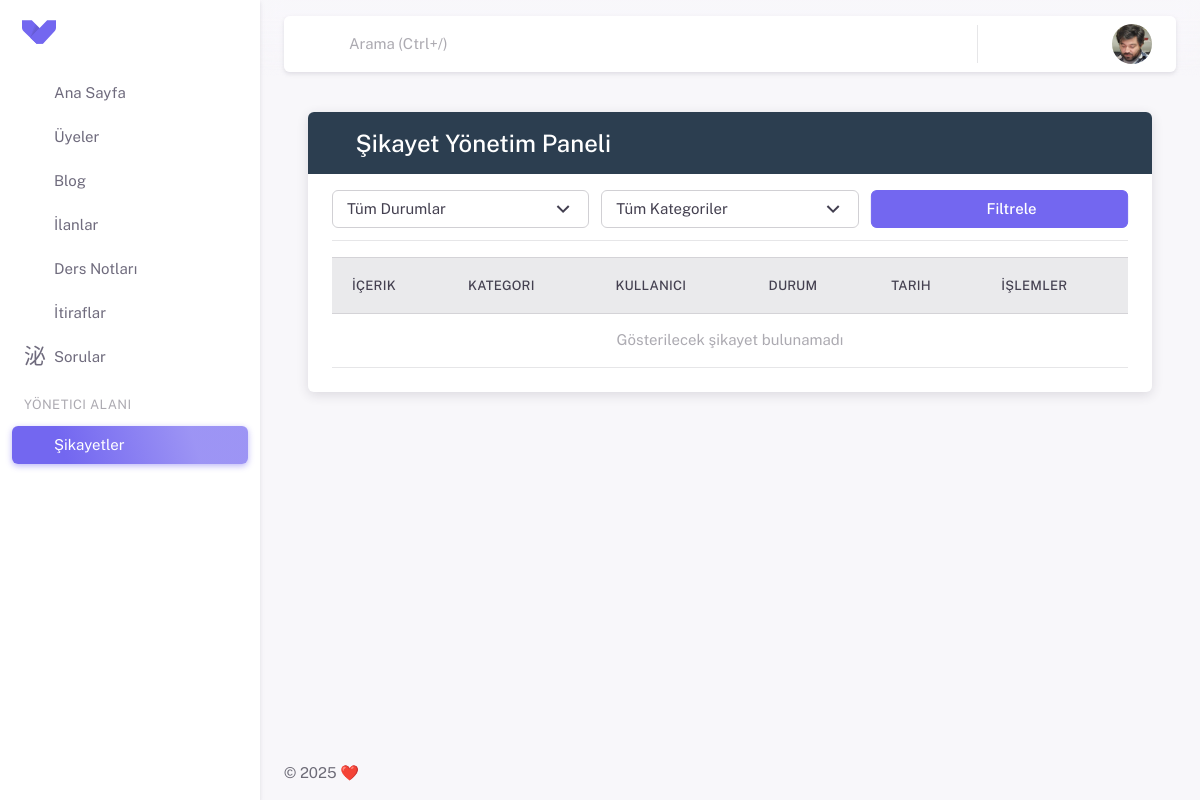
/complaints/admin/ (signed in), run on an earlier commit of the app's database.
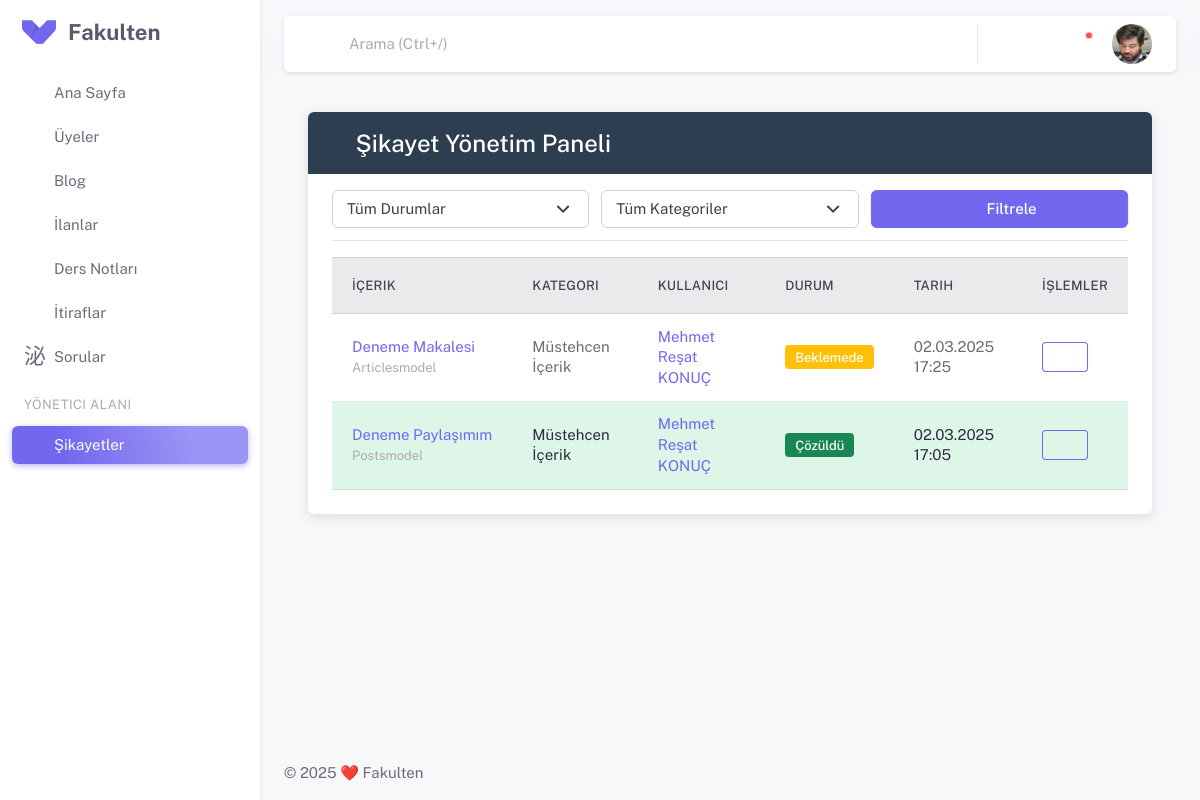
And on a later commit of the database.
### apps/settings/models.py (models this page shows, shortened)
class SiteSettingsModel(models.Model):
    site_name = models.CharField(max_length=50, verbose_name="Site Adı")
    site_description = models.TextField(verbose_name="Site Açıklaması")
    class Meta:
        verbose_name = "Site Ayarı"
        verbose_name_plural = "Site Ayarları"

### apps/complaints/models.py (models this page shows, shortened)
class Complaint(models.Model):
    COMPLAINT_CATEGORIES = [
        ('spam', 'Spam/Istenmeyen İçerik'),
        ('nudity', 'Müstehcen İçerik'),
        ('hate', 'Nefret Söylemi'),
        ('violence', 'Şiddet İçeriği'),
        ('harassment', 'Taciz'),
        ('false', 'Yanlış Bilgi'),
        ('other', 'Diğer'),
    ]
    STATUS_CHOICES = [
        ('pending', 'Beklemede'),
        ('under_review', 'İncelemede'),
        ('resolved', 'Çözüldü'),
        ('rejected', 'Reddedildi'),
    ]
    user = models.ForeignKey(User, on_delete=models.CASCADE, related_name='complaints')
    content_type = models.ForeignKey(ContentType, on_delete=models.CASCADE)
    object_id = models.PositiveIntegerField()
    content_object = GenericForeignKey('content_type', 'object_id')
    category = models.CharField(max_length=20, choices=COMPLAINT_CATEGORIES)
    description = models.TextField(max_length=1000)
    status = models.CharField(max_length=13, choices=STATUS_CHOICES, default='pending')
    created_at = models.DateTimeField(auto_now_add=True)
    updated_at = models.DateTimeField(auto_now=True)
    admin_notes = models.TextField(max_length=1000, blank=True, null=True)
    class Meta:
        indexes = [
            models.Index(fields=['content_type', 'object_id']),
            models.Index(fields=['status']),
            models.Index(fields=['created_at']),
        ]
        ordering = ['-created_at']
        verbose_name = 'Şikayet'
        verbose_name_plural = 'Şikayetler'

### apps/blogs/models.py (models this page shows, shortened)
class ArticlesModel(models.Model):
    user = models.ForeignKey(settings.AUTH_USER_MODEL,
                            on_delete=models.CASCADE, related_name='blogs')
    title = models.CharField(max_length=155)
    content = RichTextUploadingField()
    futured_image = models.ImageField(upload_to=upload_to)
    comments = GenericRelation(Comment)
    likes = GenericRelation(Likes)
    create_at = models.DateTimeField(auto_now_add=True)
    category = TreeForeignKey(Category, on_delete=models.CASCADE)
    is_published = models.BooleanField(default=False)
    slug = models.SlugField(unique=True, max_length=160, blank=True, editable=False)
    def get_absolute_url(self):
        return reverse('article_details', kwargs={'slug': self.slug})
    def __str__(self):
        return self.title
    class Meta:
        ordering = ['-create_at']

### apps/post/models.py (models this page shows, shortened)
class PostsModel(models.Model):
    user = models.ForeignKey(User,
                             on_delete=models.CASCADE, related_name='posts')
    content = models.TextField(blank=True, null=True, max_length=360)
    create_at = models.DateTimeField(auto_now_add=True)
    comments = GenericRelation(Comment)
    likes = GenericRelation(Likes)
    photos = GenericRelation(PostsPhotos)
    def __str__(self):
        return self.content[:50]  # Özet gösterimi
    def get_absolute_url(self):
        return reverse('post_detail', kwargs={'post_id': self.id})

### apps/complaints/views.py (the view)
# urls.py: path('admin/', views.complaint_dashboard, name='complaint_dashboard'),
@staff_member_required
def complaint_dashboard(request):
    complaints = Complaint.objects.all().order_by('-created_at')
    status_filter = request.GET.get('status')
    category_filter = request.GET.get('category')
    if status_filter:
        complaints = complaints.filter(status=status_filter)
    if category_filter:
        complaints = complaints.filter(category=category_filter)
    paginator = Paginator(complaints, 25)
    page_number = request.GET.get('page')
    page_obj = paginator.get_page(page_number)
    context = {
        'page_obj': page_obj,
        'status_choices': Complaint.STATUS_CHOICES,
        'category_choices': Complaint.COMPLAINT_CATEGORIES,
        'current_status': status_filter,
        'current_category': category_filter
    }
    return render(request, 'complaints/admin_dashboard.html', context)

### apps/comments/models.py (called while the page is built)
    def get_notifications_comment_context(self):
        context = {
        'message' : 'yorumunuza yorum yaptı.',
        'content_title' : self.text,
        'content_url' : reverse('comment_detail', kwargs={'comment_id': self.id}),
        }
        return context

    def get_notifications_like_context(self):
        context = {
        'message' : 'yorumunuzu beğendi.',
        'content_title' : self.text,
        'content_url' : reverse('comment_detail', kwargs={'comment_id': self.id}),
        }
        return context

### apps/inputs/models.py (called while the page is built)
    def __str__(self):
        return self.universities

### apps/complaints/templates/complaints/admin_dashboard.html (shortened to what this page needs)
{% extends 'partials/base.html' %}
{% load static %}
{% block content %}
<div class="container-fluid mt-4">
    <div class="card shadow">
      <div class="card-header bg-admin-primary py-3 mb-4">
        <h2 class="h4 mb-0 text-white"><i class="ti ti-alert-triangle me-2"></i>Şikayet Yönetim Paneli</h2>
      </div>
      <div class="card-body">
        <form method="get" class="mb-4 border-bottom pb-3">
          <div class="row g-3">
            <div class="col-md-4">
              <select name="status" class="form-select">
                <option value="">Tüm Durumlar</option>
              </select>
            </div>
            <div class="col-md-4">
              <select name="category" class="form-select">
                <option value="">Tüm Kategoriler</option>
              </select>
            </div>
            <div class="col-md-4">
              <button type="submit" class="btn btn-primary w-100">
                <i class="ti ti-filter me-2"></i>Filtrele
              </button>
            </div>
          </div>
        </form>
        <div class="table-responsive">
          <table class="table table-hover align-middle">
            <thead class="table-light">
              <tr>
                <th>İçerik</th>
                <th>Kategori</th>
                <th>Kullanıcı</th>
                <th>Durum</th>
                <th>Tarih</th>
                <th>İşlemler</th>
              </tr>
            </thead>
            <tbody>
              {% for complaint in page_obj %}
              <tr class="{% if complaint.status == 'resolved' %}table-success{% elif complaint.status == 'rejected' %}table-danger{% endif %}">
                <td>
                  <a href="{{ complaint.content_object.get_absolute_url }}"
                     class="text-truncate d-block"
                     style="max-width: 250px;"
                     target="_blank"
                     title="{{ complaint.content_object }}">
                    {{ complaint.content_object|truncatechars:40 }}
                  </a>
                  <small class="text-muted">{{ complaint.content_type.model|title }}</small>
                </td>
                <td>{{ complaint.get_category_display }}</td>
                <td>
                  <a href="{% url 'profile' complaint.user.username %}"
                     class="text-decoration-none">
                    {{ complaint.user.get_full_name }}
                  </a>
                </td>
                <td>
                  <span class="badge bg-status-{{ complaint.status }}">
                    {{ complaint.get_status_display }}
                  </span>
                </td>
                <td>{{ complaint.created_at|date:"d.m.Y H:i" }}</td>
                <td>
                  <button type="button"
                          class="btn btn-sm btn-outline-primary"
                          data-bs-toggle="modal"
                          data-bs-target="#detailModal{{ complaint.id }}">
                    <i class="ti ti-edit"></i>
                  </button>
                </td>
              </tr>
              {% empty %}
              <tr>
                <td colspan="6" class="text-center py-4 text-muted">Gösterilecek şikayet bulunamadı</td>
              </tr>
              {% endfor %}
            </tbody>
          </table>
        </div>
      </div>
    </div>
  </div>
{% endblock content %}

### templates/partials/sidebar.html (shortened to what this page needs)
<aside id="layout-menu" class="layout-menu menu-vertical menu bg-menu-theme">
    <div class="app-brand demo">
      <a href="{% url 'home' %}" class="app-brand-link">
        <span class="app-brand-logo demo">
        </span>
        <span class="app-brand-text demo menu-text fw-bold">{{site_settings.site_name}}</span>
      </a>
      <a href="javascript:void(0);" class="layout-menu-toggle menu-link text-large ms-auto">
        <i class="ti menu-toggle-icon d-none d-xl-block align-middle"></i>
      </a>
    </div>
    {% with current_page=request.resolver_match.url_name %}
    <ul class="menu-inner py-1">
      <li class="menu-item {% if current_page == 'home' %} active{% endif %}">
        <a href="{% url 'home' %}" class="menu-link">
          <i class="menu-icon tf-icons ti ti-smart-home"></i>
          <div>Ana Sayfa</div>
        </a>
      </li>
      <li class="menu-item {% if current_page == 'members' %} active{% endif %}">
        <a href="{% url 'members' %}" class="menu-link">
          <i class="menu-icon tf-icons ti ti-user-search"></i>
          <div>Üyeler</div>
        </a>
      </li>
      <li class="menu-item {% if '/blogs/' in request.path %} active open{% endif %}">
        <a href="" class="menu-link menu-toggle">
          <i class="menu-icon tf-icons ti ti-blockquote"></i>
          <div>Blog</div>
        </a>
      </li>
      <li class="menu-item {% if '/marketplace/' in request.path %} active open{% endif %}">
        <a href="{% url 'marketplace' %}" class="menu-link menu-toggle">
          <i class="menu-icon tf-icons ti ti-building-store"></i>
          <div>İlanlar</div>
        </a>
      </li>
      <li class="menu-item {% if '/documents/' in request.path %} active open{% endif %}">
        <a href="" class="menu-link menu-toggle">
          <i class="menu-icon tf-icons ti ti-notebook"></i>
          <div>Ders Notları</div>
        </a>
      </li>
      <li class="menu-item {% if '/confessions/' in request.path %} active open{% endif %}">
        <a href="{% url 'confessions' %}" class="menu-link menu-toggle">
          <i class="menu-icon ti-icons ti ti-spy"></i>
          <div>İtiraflar</div>
        </a>
      </li>
      <li class="menu-item {% if '/questions/' in request.path %} active open{% endif %}">
        <a href="" class="menu-link menu-toggle">
          <i class="menu-icon ti-icons ti ti-message-2-question"></i>
          <div>Sorular</div>
        </a>
      </li>
      {% if user.is_superuser %}
      <li class="menu-header small">
        <span class="menu-header-text">Yönetici Alanı</span>
      </li>
      <li class="menu-item {% if '/complaints/' in request.path %} active open{% endif %}">
        <a href="{% url 'complaint_dashboard' %}" class="menu-link">
          <i class="menu-icon ti-icons ti ti-message-report"></i>
          <div>Şikayetler</div>
        </a>
      </li>
      {%endif%}
    </ul>
    {% endwith %}
  </aside>

### templates/partials/footer.html (shortened to what this page needs)
<footer class="content-footer footer bg-footer-theme">
  <div class="container-xxl">
    <div
      class="footer-container d-flex align-items-center justify-content-between py-4 flex-md-row flex-column">
      <div class="text-body">
        ©
        ❤️ <a href="#" target="_blank" class="footer-link">{{site_settings.site_name}}</a>
      </div>
    </div>
  </div>
</footer>

What changed in the data, as far as the page shows it:
added SiteSettingsModel: site_name "Fakulten"
added Complaint: content_object "Deneme Makalesi", content_type.model "Articlesmodel", category "Müstehcen İçerik", user.get_full_name "Mehmet Reşat KONUÇ", status "Beklemede", created_at "02.03.2025 17:25"
added Complaint: content_object "Deneme Paylaşımım", content_type.model "Postsmodel", category "Müstehcen İçerik", user.get_full_name "Mehmet Reşat KONUÇ", status "Çözüldü", created_at "02.03.2025 17:05"
Also different on the page:
text no longer shown: "Gösterilecek şikayet bulunamadı"
